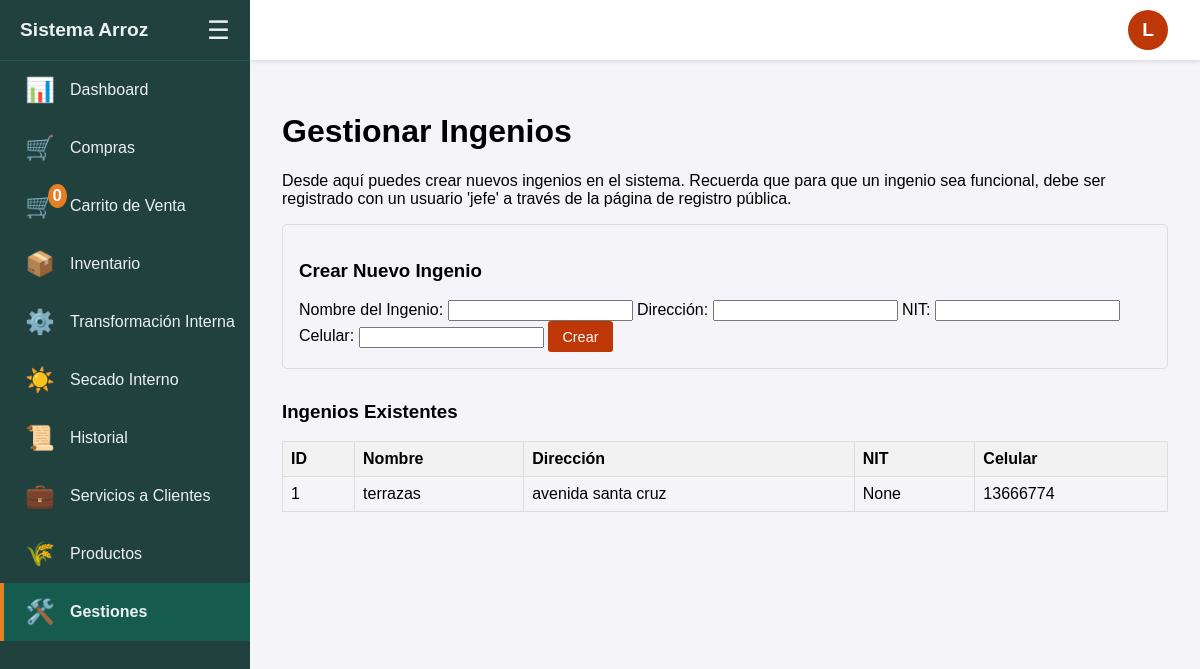
/ingenios (signed in), run on the app's committed database.
### tables this page shows
CREATE TABLE ingenios (
                id INTEGER PRIMARY KEY AUTOINCREMENT,
                nombre TEXT NOT NULL UNIQUE
            , direccion TEXT NOT NULL DEFAULT "", nit TEXT, celular TEXT NOT NULL DEFAULT "");

### blueprints/management.py (the view)
    @login_required
    def decorated_function(*args, **kwargs):
        if g.user['nivel_acceso'] != 'jefe':
            flash('No tienes permiso para acceder a esta página.', 'danger')
            return redirect(url_for('main.compras'))
        return f(*args, **kwargs)

### blueprints/__init__.py (called while the page is built)
def login_required(f):
    @wraps(f)
    def decorated_function(*args, **kwargs):
        if g.user is None:
            return redirect(url_for('auth.login', next=request.url))
        return f(*args, **kwargs)
    return decorated_function

### blueprints/management.py (called while the page is built, shortened)
def jefe_required(f):
    @login_required
    def decorated_function(*args, **kwargs):
        if g.user['nivel_acceso'] != 'jefe':
            flash('No tienes permiso para acceder a esta página.', 'danger')
            return redirect(url_for('main.compras'))
        return f(*args, **kwargs)
    decorated_function.__name__ = f.__name__
    return decorated_function

@management_bp.route('/ingenios', methods=['GET', 'POST'])
@jefe_required
def ingenios():
    lista_ingenios = obtener_ingenios_logic()
    return render_template('ingenios.html', ingenios=lista_ingenios)

### db.py (called while the page is built)
def obtener_ingenios_db():
    with sqlite3.connect(DB_NAME) as conn:
        c = conn.cursor()
        return c.execute("SELECT id, nombre, direccion, nit, celular FROM ingenios ORDER BY nombre").fetchall()

def obtener_ingenio_por_id_db(ingenio_id: int):
    with sqlite3.connect(DB_NAME) as conn:
        c = conn.cursor()
        return c.execute("SELECT id, nombre, direccion, nit, celular FROM ingenios WHERE id = ?", (ingenio_id,)).fetchone()

### logic.py (called while the page is built)
def obtener_ingenios_logic():
    return obtener_ingenios_db()

### templates/ingenios.html (shortened to what this page needs)
{% extends "layout.html" %}
{% block content %}
  <h1>Gestionar Ingenios</h1>
  <p>Desde aquí puedes crear nuevos ingenios en el sistema. Recuerda que para que un ingenio sea funcional, debe ser registrado con un usuario 'jefe' a través de la página de registro pública.</p>
  <form method="post" style="margin-bottom: 2em; border: 1px solid #ddd; padding: 1em; border-radius: 5px;">
    <h3>Crear Nuevo Ingenio</h3>
    <label for="nombre">Nombre del Ingenio:</label>
    <input type="text" id="nombre" name="nombre" required>
    <label for="direccion">Dirección:</label>
    <input type="text" id="direccion" name="direccion" required>
    <label for="nit">NIT:</label>
    <input type="text" id="nit" name="nit">
    <label for="celular">Celular:</label>
    <input type="text" id="celular" name="celular" required>
    <button type="submit">Crear</button>
  </form>
  <h3>Ingenios Existentes</h3>
  <table>
    <thead>
      <tr>
        <th>ID</th>
        <th>Nombre</th>
        <th>Dirección</th>
        <th>NIT</th>
        <th>Celular</th>
      </tr>
    </thead>
    <tbody>
      {% for ingenio in ingenios %}
      <tr>
        <td>{{ ingenio[0] }}</td>
        <td>{{ ingenio[1] }}</td>
        <td>{{ ingenio[2] or '-' }}</td>
        <td>{{ ingenio[3] or '-' }}</td>
        <td>{{ ingenio[4] or '-' }}</td>
      </tr>
      {% else %}
      <tr>
        <td colspan="5">No hay ingenios registrados.</td>
      </tr>
      {% endfor %}
    </tbody>
  </table>
{% endblock %}

### templates/layout.html (style rules this page uses)
:root { --sidebar-width-expanded: 250px; --sidebar-width-collapsed: 80px; --top-bar-height: 60px; --sidebar-bg-color: #20413d; --sidebar-text-color: #ecf0f1; --sidebar-hover-bg: #155c4f; --sidebar-icon-color: #e67e22; }
body { font-family: sans-serif; margin: 0; background-color: #f4f4f9; }
table { border-collapse: collapse; width: 100%; margin-top: 1em; }
th, td { border: 1px solid #ddd; padding: 8px; text-align: left; }
th { background-color: #f2f2f2; }
button, input[type=submit] { padding: 0.5em 1em; background-color: #be3706; color: white; border: none; border-radius: 3px; cursor: pointer; font-size: 0.9em; transition: background-color 0.2s; }

### data on the page
ingenios: id "1", nombre "terrazas", direccion "avenida santa cruz", nit "None", celular "13666774"

### other printed values
{{ session.get('carrito', {})|length }} "0"
{{ g.user.email[0]|upper }} "L"
